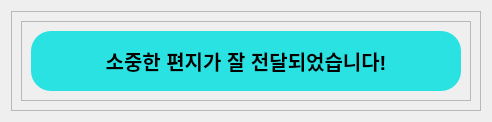
            <widget class="QWidget" name="page12">
             <layout class="QVBoxLayout" name="verticalLayout_51">
              <item>
               <widget class="QFrame" name="frame_77">
                <property name="frameShape">
                 <enum>QFrame::StyledPanel</enum>
                </property>
                <property name="frameShadow">
                 <enum>QFrame::Raised</enum>
                </property>
                <layout class="QHBoxLayout" name="horizontalLayout_45">
                 <item alignment="Qt::AlignHCenter|Qt::AlignVCenter">
                  <widget class="QFrame" name="frame_78">
                   <property name="minimumSize">
                    <size>
                     <width>450</width>
                     <height>80</height>
                    </size>
                   </property>
                   <property name="frameShape">
                    <enum>QFrame::StyledPanel</enum>
                   </property>
                   <property name="frameShadow">
                    <enum>QFrame::Raised</enum>
                   </property>
                   <layout class="QVBoxLayout" name="verticalLayout_52">
                    <item>
                     <widget class="QLabel" name="label_20">
                      <property name="font">
                       <font>
                        <pointsize>15</pointsize>
                        <weight>75</weight>
                        <bold>true</bold>
                       </font>
                      </property>
                      <property name="styleSheet">
                       <string notr="true">*{width: 356px;
  height: 36px;
  border-radius: 20px;
  color:black;
  background-color: #2ae2e2;}</string>
                      </property>
                      <property name="frameShape">
                       <enum>QFrame::Box</enum>
                      </property>
                      <property name="text">
                       <string>소중한 편지가 잘 전달되었습니다!</string>
                      </property>
                      <property name="alignment">
                       <set>Qt::AlignCenter</set>
                      </property>
                     </widget>
                    </item>
                   </layout>
                  </widget>
                 </item>
                </layout>
               </widget>
              </item>
             </layout>
            </widget>
